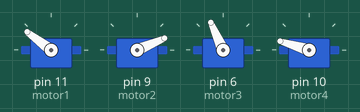
Simulated run of this sketch. Board: Arduino Uno, built with avr-gcc and run on an emulated ATmega328P. On the bench: 4 × servo. What the sketch prints to the serial monitor is not drawn.

Above: at 0.05 s.
At 0.95 s:
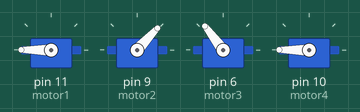
At 1.7 s:
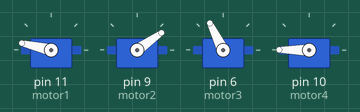
At 1.9 s:
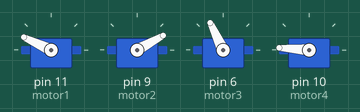
Timing chart, 0 to 5.0 s (numbered marks = the images above):
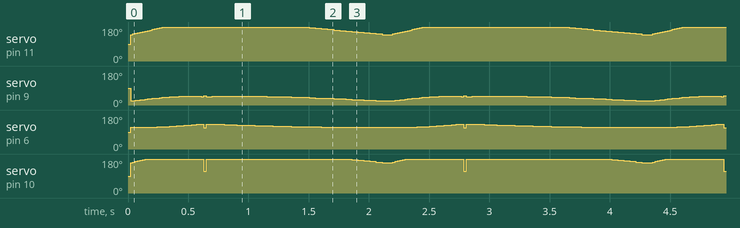

Measured:
- by itself, servo on pin 6 (motor3): moves between 112° and 132°, repeating every 2.2 s
- by itself, servo on pin 10 (motor4): repeats every 2.2 s: 163° 0.02 s, 167° 0.02 s, 170° 0.02 s, 173° 0.02 s, 176° 0.02 s, 179° 0.02 s, 180° 0.47 s, 114° 0.02 s, 180° 1.2 s, 179° 0.05 s, 176° 0.05 s, 173° 0.05 s, 170° 0.05 s, 167° 0.05 s, 163° 0.05 s, 160° 0.09 s

The sketch:

Milestone4.ino
```cpp
#include <dummy.h>


#include <Servo.h>

Servo motor1;
Servo motor2;
Servo motor3;
Servo motor4;

int q0_ref = 90;
int q1_ref = 0;
int q2_ref = 90;
int q3_ref = 90;

int pos = 0;
int size;
int q0[] = {50.3488, 53.5317, 56.6565, 59.7375, 62.7849, 65.8062, 68.8061, 71.7873, 74.7499, 77.6925, 80.6116, 83.5016, 86.3558, 89.1658, 91.9220, 94.6144, 97.2325, 99.7662, 102.2059, 104.5433, 106.7714, 108.8848, 110.8798, 112.7539, 114.5064, 116.1374, 117.6480, 119.0400, 120.3153, 121.4765};

int q1[] = {22.4768, 23.9267, 25.3571, 26.7725, 28.1755, 29.5677, 30.9489, 32.3181, 33.6730, 35.0100, 36.3242, 37.6094, 38.8581, 40.0615, 41.2097, 42.2917, 43.2962, 44.2114, 45.0261, 45.7299, 46.3137, 46.7701, 47.0938, 47.2817, 47.3325, 47.2468, 47.0268, 46.6755, 46.1969, 45.5951};

int  q2[] = {24.9068, 24.9917, 25.0894, 25.2031, 25.3360, 25.4921, 25.6755, 25.8909, 26.1432, 26.4373, 26.7787, 27.1723, 27.6230, 28.1350, 28.7116, 29.3551, 30.0659, 30.8431, 31.6835, 32.5823, 33.5328, 34.5272, 35.5562, 36.6101, 37.6793, 38.7541, 39.8257, 40.8860, 41.9280, 42.9456};
int q3[] = {70.0283, 73.8662, 77.4322, 80.7526, 83.8468, 86.7285, 89.4078, 91.8916, 94.1842, 96.2882, 98.2045, 99.9329, 101.4724, 102.8211, 103.9768, 104.9374, 105.7006, 106.2642, 106.6267, 106.7870, 106.7446, 106.4996, 106.0528, 105.4055, 104.5595, 103.5169, 102.2802, 100.8515, 99.2328, 97.4256};


void setup() {

  motor1.attach(11);   // Attach motor1 to pin 9
  motor2.attach(9);  // Attach motor2 to pin 10
  motor3.attach(6);  // Attach motor4 to pin 12
  motor4.attach(10);  // Attach motor3 to pin 9
  Serial.begin(9600);


size = sizeof(q1) / sizeof(q1[0]);
Serial.begin(9600);
Serial.print(size);
}
void loop() {

    delay(20);

  for(int i = 0 ;i <=size; i++)
  {
      motor1.write(min(q0[i] + q0_ref, 180));
      motor2.write(min(q1[i] + q1_ref, 180));
      motor3.write(min(q2[i] + q2_ref, 180));
      motor4.write(min(q3[i] + q3_ref, 180));
      delay(20);

  }

  for(int j = size-1 ; j>=0 ;j--)
  {
      motor1.write(min(q0[j] + q0_ref, 180));
      motor2.write(min(q1[j] + q1_ref, 180));
      motor3.write(min(q2[j] + q2_ref, 180));
      motor4.write(min(q3[j] + q3_ref, 180));
      delay(50);

  }


}
```
